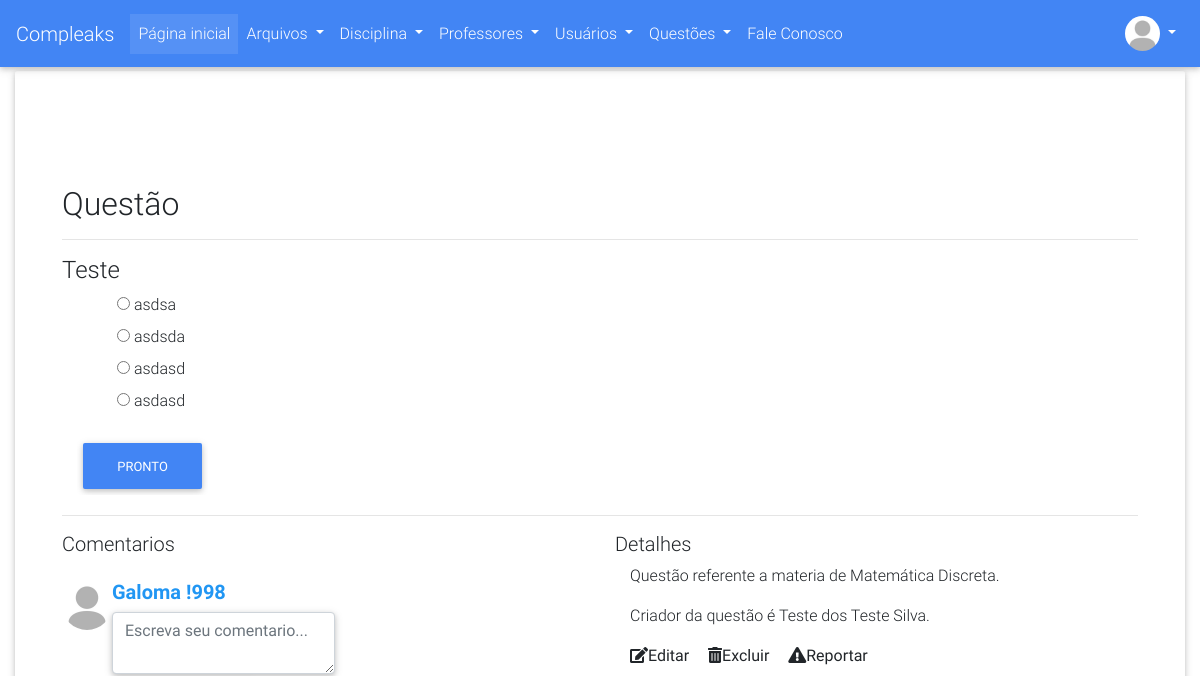
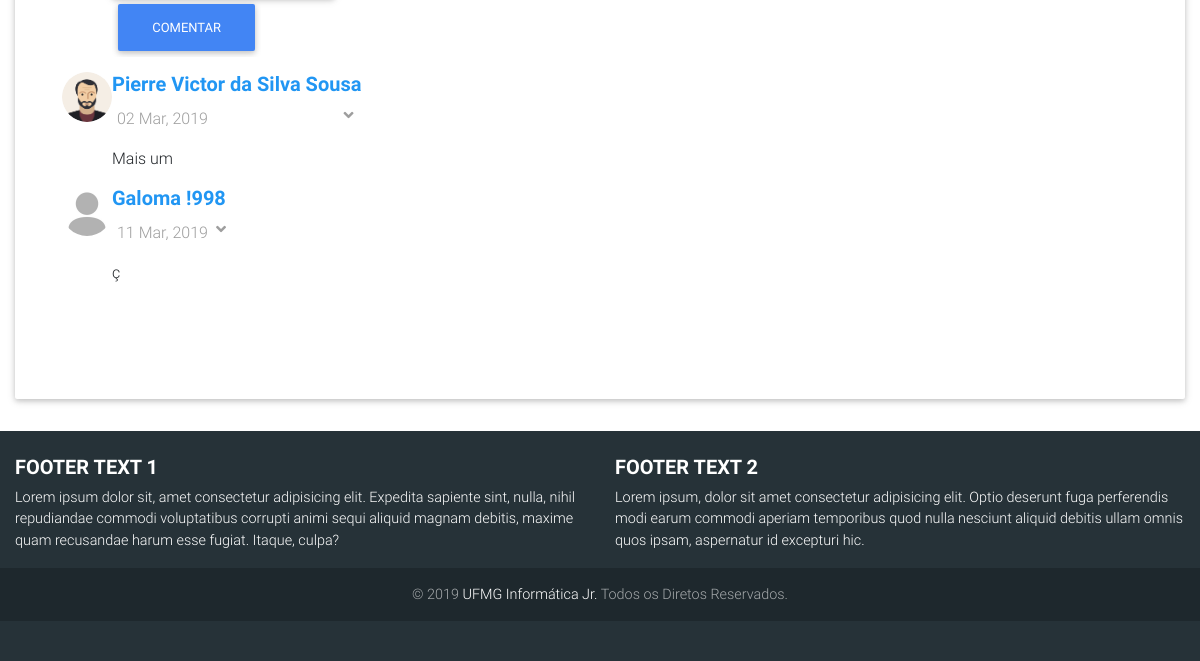
The page /questoes/ver-questao/4 (signed in) on the database as committed earlier (2 pictures, top to bottom).
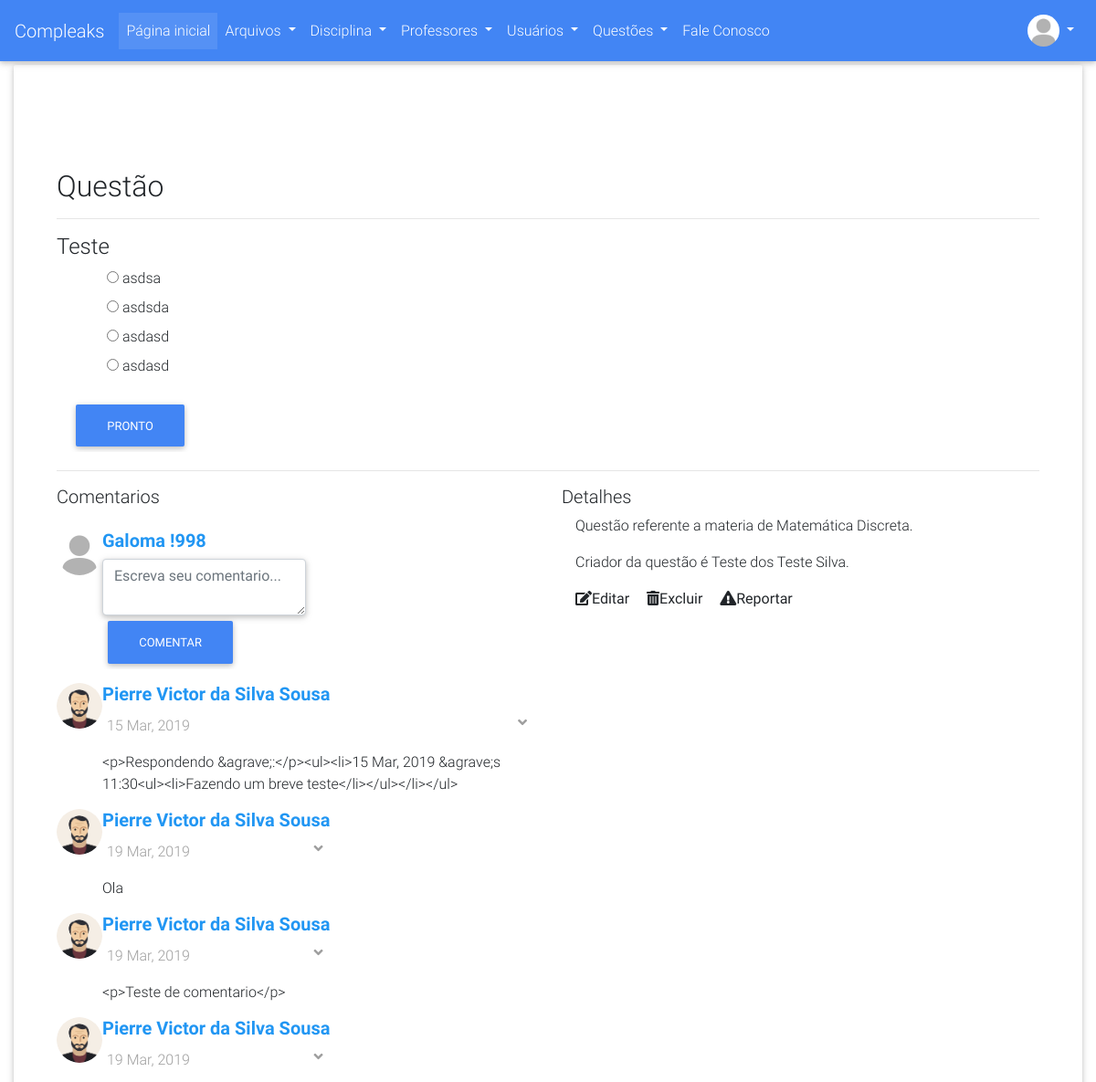
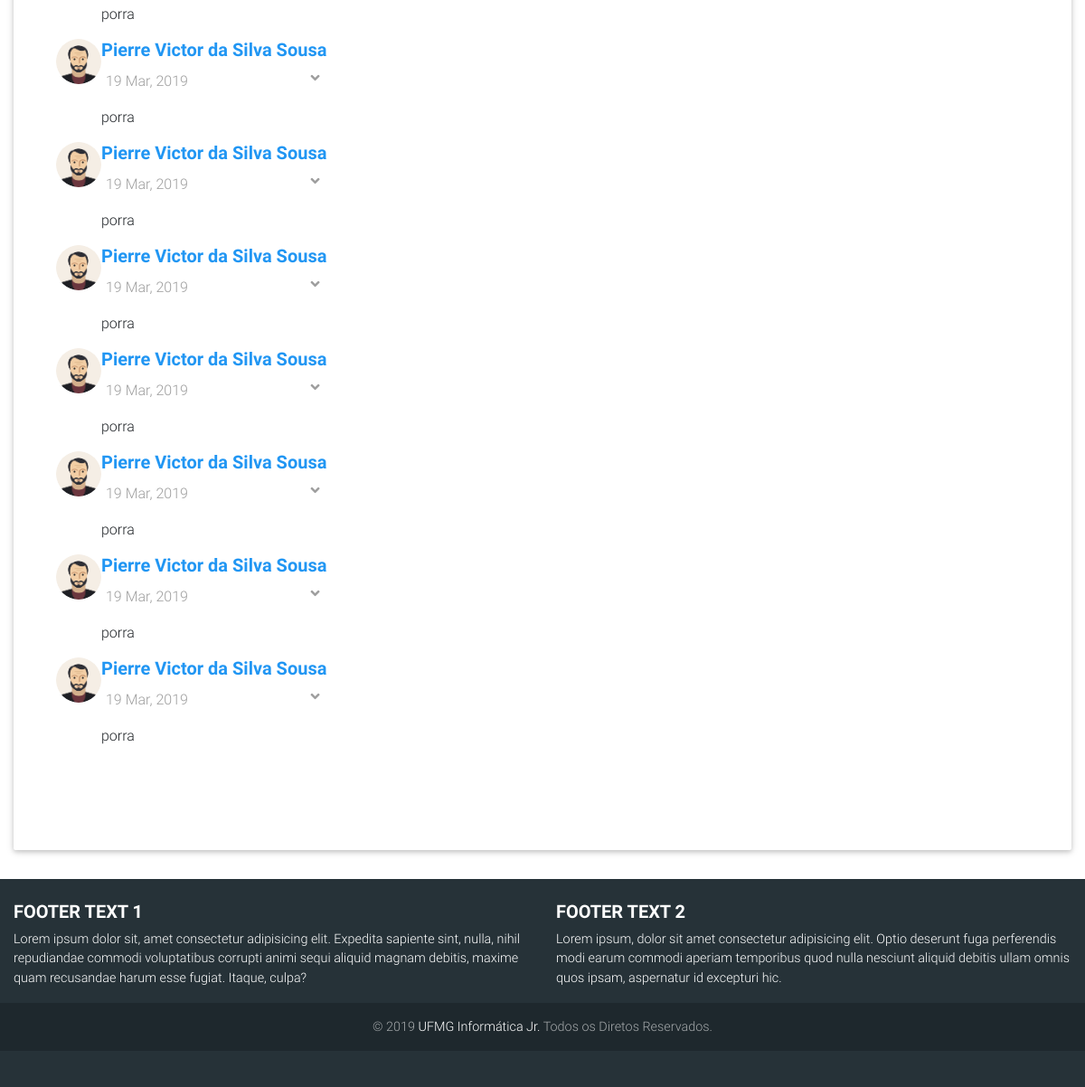
The same page on the database as committed later (2 pictures, top to bottom).
### compleaks/questoes/models.py (models this page shows, shortened)
class Questao(db.Model):
	__tablename__ = 'questoes'
	id = db.Column(db.Integer, primary_key=True)
	enunciado = db.Column(db.Text, nullable=False)
	data_criacao = db.Column(db.DateTime, default=datetime.now)
	correta = db.Column(db.Integer, default=False)
	ativado = db.Column(db.Boolean, default=True)
	disciplina_id = db.Column(db.Integer, db.ForeignKey('disciplinas.id'), nullable=False)
	usuario_id = db.Column(db.Integer, db.ForeignKey('usuarios.id'), nullable=False)
	alternativas = db.relationship('Alternativa', backref='questao', uselist=True)

class Comentario(db.Model):
	__tablename__ = 'comentarios'
	id = db.Column(db.Integer, primary_key=True)
	conteudo = db.Column(db.Text, nullable=False)
	data_criacao = db.Column(db.DateTime, default=datetime.now)
	usuario_id = db.Column(db.Integer, db.ForeignKey('usuarios.id'), nullable=False)
	questao_id = db.Column(db.Integer, db.ForeignKey('questoes.id'), nullable=False)

### compleaks/usuarios/models.py (models this page shows, shortened)
class Usuario(db.Model, UserMixin):
	__tablename__ = 'usuarios'
	id = db.Column(db.Integer, primary_key=True)
	username = db.Column(db.String(30), unique=True)
	hhash = db.Column(db.String)
	nome = db.Column(db.String(120))
	email = db.Column(db.String(120), unique=True)
	curso = db.Column(db.String(64))
	periodo = db.Column(db.Integer)
	is_admin = db.Column(db.Integer)
	data_criacao = db.Column(db.DateTime, default=datetime.now)
	avatar = db.Column(db.String(120), default="default_profile.png")
	ativado = db.Column(db.Boolean)
	data_deletado = db.Column(db.DateTime, nullable=True)
	id_deletor = db.Column(db.Integer, nullable=True)
	motivo_delete = db.Column(db.String(120), nullable=True)
	arquivos = db.relationship('Arquivo', backref='author', lazy=True)
	avaliacoes = db.relationship('Avaliacao_Arquivo', backref='avaliador', lazy=True)

### compleaks/disciplinas/models.py (models this page shows, shortened)
class Disciplina(db.Model):
	__tablename__ = 'disciplinas'
	id = db.Column(db.Integer, primary_key=True)
	nome = db.Column(db.String, unique=True)
	data_criacao = db.Column(db.DateTime, default=datetime.now())
	ativado = db.Column(db.Boolean)
	data_deletado = db.Column(db.DateTime, nullable=True)
	id_deletor = db.Column(db.Integer, nullable=True)
	id_criador = db.Column(db.Integer, nullable=True)
	motivo_delete = db.Column(db.String(120), nullable=True)
	arquivos = db.relationship('Arquivo', backref='disciplina', lazy=True)

### compleaks/questoes/views.py (the view)
@questoes.route('/ver-questao/<int:id>', methods=['POST', 'GET'])
@login_required
def ver(id):
	if not (current_user.is_authenticated):
		abort(403)
	form_questao = FazerQuestaoForm()
	form_comentario = ComentarioQuestaoForm()
	form_excluir_comentario = ExcluirComentarioQuestaoForm()
	form_editar_comentario = EditarComentarioQuestaoForm()
	usuarios = Usuario.query.all()
	questoes = Questao.query.filter(Questao.id.contains(id))
	alternativas = Alternativa.query.filter(Alternativa.questao_id.contains(id))
	form_questao.radio_alternativas.choices = [(str(alternativa.opcao), alternativa.conteudo)
									 for alternativa in Alternativa.query.filter(Alternativa.questao_id.contains(id))]
	for quest in questoes:
		usuario = Usuario.query.get(quest.usuario_id)
		disciplina = Disciplina.query.get(quest.disciplina_id)
		comentarios = Comentario.query.filter(Comentario.questao_id.contains(quest.id))
		if form_questao.validate_on_submit():
			if int(quest.correta)==int(form_questao.radio_alternativas.data):
				flash("Alternativa correta, meus parabens!", "success")
			else:
				flash("Alternativa errada, tente novamente!", "danger")
		if form_comentario.validate_on_submit():
			conteudo = form_comentario.conteudo.data
			questao_id = quest.id
			new_comment = Comentario(conteudo=conteudo, questao_id=questao_id, usuario_id=current_user.id)
			db.session.add(new_comment)
			db.session.commit()
		if form_editar_comentario.validate_on_submit():
			coment = Comentario.query.get(form_editar_comentario.id_coment.data)
			coment.conteudo = form_editar_comentario.novo_conteudo.data
			db.session.commit()
		if form_excluir_comentario.validate_on_submit():
			comentario = Comentario.query.get(form_excluir_comentario.id_comment.data)
			if comentario:
				db.session.delete(comentario)
				db.session.commit()
	return render_template('ver_questao.html',usuario=usuario, disciplina = disciplina, questoes=questoes,
	alternativas=alternativas, form_questao=form_questao, form_comentario=form_comentario,
	comentarios=comentarios, usuarios=usuarios, form_excluir_comentario=form_excluir_comentario,
	form_editar_comentario=form_editar_comentario)

### compleaks/questoes/forms.py
class FazerQuestaoForm(FlaskForm):
	radio_alternativas = RadioField("Selecione a resposta correta", validators=[DataRequired()])
	submit = SubmitField("Pronto")

class ComentarioQuestaoForm(FlaskForm):
	conteudo = TextAreaField("Conteudo", validators=[DataRequired()])
	submit = SubmitField("Comentar")

### compleaks/usuarios/models.py (called while the page is built)
@login_manager.user_loader
def load_user(user_id):
    return Usuario.query.get(user_id)

### compleaks/questoes/templates/questoes/ver_questao.html (shortened to what the changed rows need)
{% extends "base.html" %}
{% block content %}
<div class="container">
    <div class="page-header">
        <h2>Questão</h2>
        <hr>
    </div>
    {% for quest in questoes %}
        <h4>{{ quest.enunciado }}</h4>
        <div class="container" style="margin-bottom: 20px;">
            <form  class="form-group" method="POST" action="{{url_for('questoes.ver', id=quest.id)}}">
                {{ form_questao.radio_alternativas(style="list-style-type: none;")}}
                {{ form_questao.submit(class="btn btn-primary") }}
            </form>
        </div>
    {% endfor %}
    <hr>
    <div class="row">
        <div class="col-md-6">
            <div class="container">
                <div class="row">
                    <div class="media">
                        <div class="media mt-3 shadow-textarea">
                            <img src="{{url_for('static', filename='images/avatares/'+current_user.avatar)}}" class="rounded-circle z-depth-0" alt="Avatar" height="50" style="object-fit: cover;">
                            <div class="media-body">
                                <h5 class="mt-0 font-weight-bold blue-text">{{ current_user.nome }}</h5>
                                <form method="POST">
                                    {{ form_comentario.conteudo(class="form-control z-depth-1", placeholder="Escreva seu comentario...") }}
                                    {{ form_comentario.submit(class="btn btn-primary") }}
                                </form>
                            </div>
                        </div>
                    </div>
                </div>
                {% for comment in comentarios %}
                    {% for user in usuarios %}
                        {% if user.id == comment.usuario_id %}
                            <div class="row" style="margin-top: 15px;">
                                <div class="media">
                                    <img src="{{url_for('static', filename='images/avatares/'+user.avatar)}}" class="rounded-circle z-depth-0" alt="Avatar" height="50" style="object-fit: cover;">
                                    <div class="media-body">
                                        <h5 class="mt-0 font-weight-bold blue-text">
                                            {{ user.nome }}
                                        </h5>
                                        <div class="grey-text" style="margin-left: 5px; margin-top: -8px;">
                                            <div class="mb-1 navbar-expand-lg" style="position: relative; display: flex; align-items: center;">
                                                {{ comment.data_criacao.strftime('%d %b, %Y') }}
                                                <ul class="navbar-nav ml-auto">
                                                    <li class="nav-item dropdown">
                                                    <a class="nav-link" id="navbarDropdownMenuLink-4" data-toggle="dropdown" aria-haspopup="true"
                                                        aria-expanded="false">
                                                        <i class="fas fa-angle-down"></i></a>
                                                    </li>
                                                </ul>
                                            </div>
                                        </div>
                                        <div id="ver_comentario">
                                            {{ comment.conteudo }}
                                        </div>
                                    </div>
                                </div>
                            </div>
                        {% endif %}
                    {% endfor %}
                {% endfor %}
            </div>
        </div>
        <div class="col-md-6">
            <div class="container">
                {% for quest in questoes %}
                    <p>Questão referente a materia de {{ disciplina.nome }}.</p>
                    <p>Criador da questão é {{ usuario.nome }}.</p>
                    {% if current_user.is_admin or current_user.id == quest.usuario_id %}
                        <a class="btn-link"><i class="fas fa-edit"></i>Editar</a>
                        <a class="btn-link" style="margin-left: 15px;"><i class="fas fa-trash-alt"></i>Excluir</a>
                    {% endif %}
                    <a class="btn-link" style="margin-left: 15px;"><i class="fas fa-exclamation-triangle"></i>Reportar</a>
                {% endfor %}
            </div>
        </div>
    </div>
</div>
{% endblock %}

### compleaks/templates/base.html (shortened to what the changed rows need)
<!DOCTYPE html>
<html lang="en">
<head>
  <link href="{{url_for('static',filename='css/component.css')}}" rel="stylesheet">
  <link href="{{url_for('static',filename='css/estilos.css')}}" rel="stylesheet">
  <link rel="stylesheet" href="https://use.fontawesome.com/releases/v5.7.0/css/all.css">
  <link href="{{url_for('static',filename='css/bootstrap.min.css')}}" rel="stylesheet">
  <link href="{{url_for('static',filename='css/mdb.min.css')}}" rel="stylesheet">
  <link href="{{url_for('static',filename='css/style.css')}}" rel="stylesheet">
</head>
<body>
  <nav class="mb-1 navbar navbar-expand-lg navbar-dark primary-color lighten-1">
  <div class="collapse navbar-collapse" id="navbarSupportedContent-555">
    <ul class="navbar-nav ml-auto nav-flex-icons">
      {% if not current_user.is_authenticated %}
        <li class="nav-item dropdown">
          <a class="nav-link dropdown-toggle" id="navbarDropdownMenuLink-4" data-toggle="dropdown" aria-haspopup="true"
            aria-expanded="false">
            <i class="fas fa-user"></i></a>
          <div class="dropdown-menu dropdown-menu-right dropdown-info" aria-labelledby="navbarDropdownMenuLink-4">
            <a class="dropdown-item" data-toggle="modal" data-target="#elegantModalForm">Entrar</a>
            <a class="dropdown-item" href="{{url_for('usuarios.adicionar')}}">Cadastrar</a>
          </div>
        </>
      {% else %}
        <li class="nav-item avatar dropdown">
          <a class="nav-link dropdown-toggle" id="navbarDropdownMenuLink-55" data-toggle="dropdown" aria-haspopup="true"
            aria-expanded="false">
            <img src="{{url_for('static', filename='images/avatares/'+current_user.avatar)}}" class="rounded-circle z-depth-0" alt="Avatar" height="35" width="35" style="object-fit: cover;">
          </a>
        </li>
      {% endif %}
    </ul>
  </div>
</nav>
  {% block divisao %}
  <div class="container-fluid">
    <div class="jumbotron" style="background-color: white;">
  {% endblock %}
      <div style="margin-bottom: 50px; margin-top: 50px;">
        {% block content %}
        {% endblock %}
      </div>
    </div>
  </div>
</body>
</html>

Rows that differ between the two databases and show on the page:
removed Comentario: data_criacao "02 Mar, 2019", conteudo "Mais um", Usuario (avatar (picture), nome "Pierre Victor da Silva Sousa")
removed Comentario: data_criacao "11 Mar, 2019", conteudo "ç", Usuario (avatar (placeholder picture), nome "Galoma !998")
added Comentario: data_criacao "15 Mar, 2019", conteudo "<p>Respondendo &agrave;:</p><ul><li>15 Mar, 2019 &agrave;s 11:30<ul><li>Fazendo um breve teste</li></ul></li></ul>", Usuario (avatar (picture), nome "Pierre Victor da Silva Sousa")
added Comentario: data_criacao "19 Mar, 2019", conteudo "Ola", Usuario (avatar (picture), nome "Pierre Victor da Silva Sousa")
added Comentario: data_criacao "19 Mar, 2019", conteudo "<p>Teste de comentario</p>", Usuario (avatar (picture), nome "Pierre Victor da Silva Sousa")
added Comentario: data_criacao "19 Mar, 2019", conteudo "porra", Usuario (avatar (picture), nome "Pierre Victor da Silva Sousa")
added Comentario: data_criacao "19 Mar, 2019", conteudo "porra", Usuario (avatar (picture), nome "Pierre Victor da Silva Sousa")
added Comentario: data_criacao "19 Mar, 2019", conteudo "porra", Usuario (avatar (picture), nome "Pierre Victor da Silva Sousa")
added Comentario: data_criacao "19 Mar, 2019", conteudo "porra", Usuario (avatar (picture), nome "Pierre Victor da Silva Sousa")
added Comentario: data_criacao "19 Mar, 2019", conteudo "porra", Usuario (avatar (picture), nome "Pierre Victor da Silva Sousa")
added Comentario: data_criacao "19 Mar, 2019", conteudo "porra", Usuario (avatar (picture), nome "Pierre Victor da Silva Sousa")
added Comentario: data_criacao "19 Mar, 2019", conteudo "porra", Usuario (avatar (picture), nome "Pierre Victor da Silva Sousa")
added Comentario: data_criacao "19 Mar, 2019", conteudo "porra", Usuario (avatar (picture), nome "Pierre Victor da Silva Sousa")
